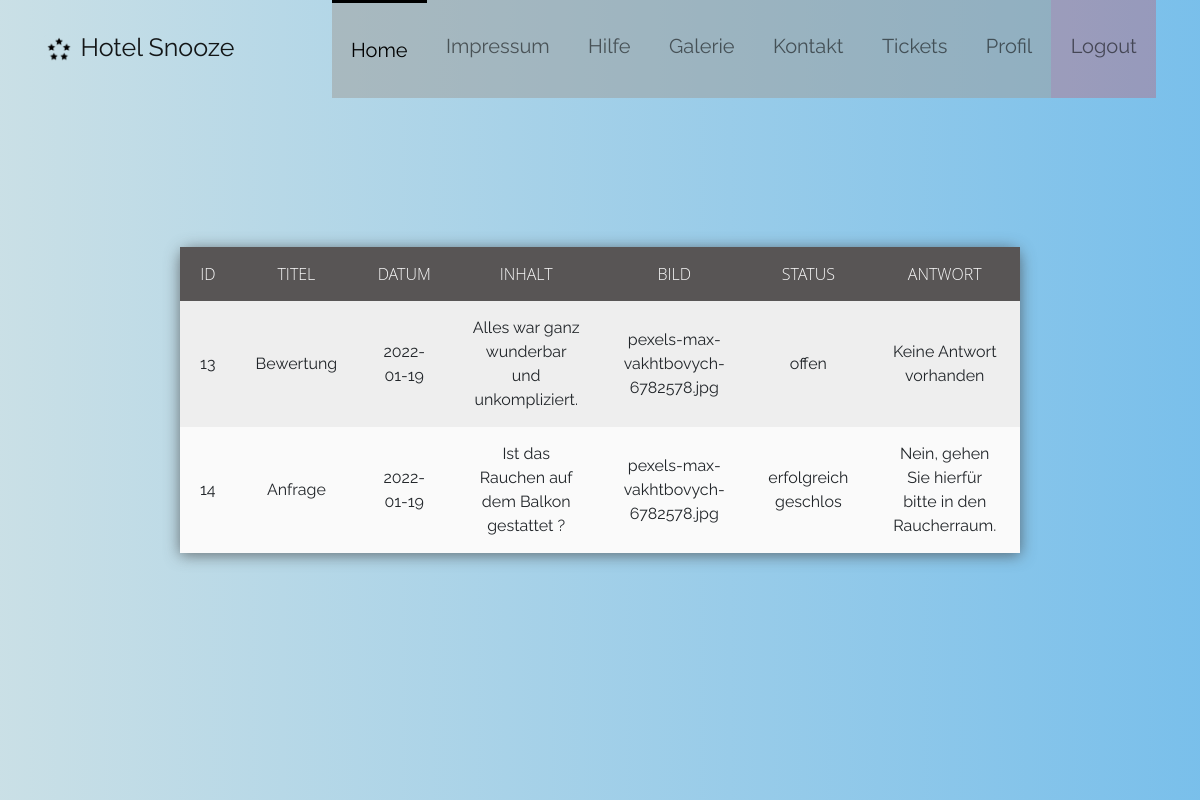
/mytickets.php (signed in), run on the app's committed database.
### tables this page shows
CREATE TABLE `tickets` (
  `id` int(11) NOT NULL,
  `datum` date NOT NULL DEFAULT current_timestamp(),
  `titel` varchar(50) NOT NULL,
  `inhalt` text NOT NULL,
  `benutzername_ersteller` varchar(15) NOT NULL,
  `bearbeitung` varchar(20) NOT NULL,
  `bild` varchar(50) NOT NULL,
  `antwort` text DEFAULT NULL
);

### DB/files/dbaccess.php (called while the page is built, shortened)
<?php
    $user = "teamsnooze";
?>

### mytickets.php (the view, shortened to what this page needs)
<!DOCTYPE html>
<html lang="en">
<head>
  <link href="https://cdn.jsdelivr.net/npm/bootstrap@5.1.3/dist/css/bootstrap.min.css" rel="stylesheet">
  <link rel="stylesheet" href="CSS/style.css">
  <link rel="stylesheet" href="https://cdnjs.cloudflare.com/ajax/libs/font-awesome/4.7.0/css/font-awesome.min.css">
</head>
<body class="ticketbody">
 <?php
    include 'nav.php';
 ?>
<div class="filter">
</div>
<?php
require_once('DB/files/dbaccess.php');
$db_obj = new mysqli($host, $user, $password, $database);
$sql = "SELECT * from tickets WHERE benutzername_ersteller=?;";
$stmt = $db_obj->prepare($sql);
$stmt->bind_param("s", $user);
$stmt->execute();
$result = $stmt->get_result();
if ($result->num_rows > 0) {
    echo "<table>
    <tr>
        <th>ID</th>
        <th>TITEL</th>
        <th>DATUM</th>
        <th>INHALT</th>
        <th>BILD</th>
        <th>STATUS</th>
        <th>ANTWORT</th>
    </tr>";
    while($row = mysqli_fetch_array($result)) {
      if($row['bearbeitung'] =='offen')
      {
        echo "<tr>
        <td>".$row['id']."</td>
        <td>".$row['titel']."</td>
        <td>".$row['datum']."</td>
        <td>".$row['inhalt']."</td>
        <td>".$row['bild']."</td>
        <td>".$row['bearbeitung']."</td>
        <td> Keine Antwort vorhanden </td>
       </tr>";
      }
      else
      {
        echo "<tr>
        <td>".$row['id']."</td>
        <td>".$row['titel']."</td>
        <td>".$row['datum']."</td>
        <td>".$row['inhalt']."</td>
        <td>".$row['bild']."</td>
        <td>".$row['bearbeitung']."</td>
        <td>".$row['antwort']."</td>
       </tr>";
      }
    }
  } else {
    echo "0 results";
  }
  echo "</table>";
?>
</body>

### CSS/style.css (style rules this page uses)
* { margin: 0; padding: 0; font-family: 'Raleway', sans-serif; }
.filter { position: absolute; left: 0; top: 0; bottom: 0; right: 0; z-index: 1; background: rgb(198, 229, 238); background: -moz-linear-gradient(90deg, rgb(198, 229, 238) 0%, rgb(83, 183, 245) 100%); background: -webkit-linear-gradient(90deg, rgb(198, 229, 238) 0%, rgb(83, 183, 245) 100%); background: linear-gradient(90deg, rgb(198, 229, 238) 0%, rgb(83, 183, 245) 100%); filter: progid:DXImageTransform.Microsoft.gradient(startColorstr="#e94ca1",endColorstr="#c74ae9",GradientType=1); opacity: .7; }
table { position: absolute; z-index: 2; left: 50%; top: 50%; transform: translate(-50%,-50%); width: 70%; border-collapse: collapse; border-spacing: 0; box-shadow: 0 2px 15px rgba(64,64,64,.7); border-radius: 12px 12px 0 0; overflow-y: hidden; }
td , th { padding: 15px 20px; text-align: center; }
th { background-color: #585555; color: #fafafa; font-family: 'Open Sans',Sans-serif; font-weight: 200; text-transform: uppercase; }
tr { width: 100%; background-color: #fafafa; font-family: 'Montserrat', sans-serif; }
tr:nth-child(even) { background-color: #eeeeee; }

### nav.php (style rules this page uses)
body { background-color: lightgray; }

### data on the page
tickets: id "13", titel "Bewertung", datum "2022-01-19", inhalt "Alles war ganz wunderbar und unkompliziert.", bild "pexels-max-vakhtbovych-6782578.jpg", bearbeitung "offen"
tickets: id "14", titel "Anfrage", datum "2022-01-19", inhalt "Ist das Rauchen auf dem Balkon gestattet ?", bild "pexels-max-vakhtbovych-6782578.jpg", bearbeitung "erfolgreich geschlos", antwort "Nein, gehen Sie hierfür bitte in den Raucherraum."
